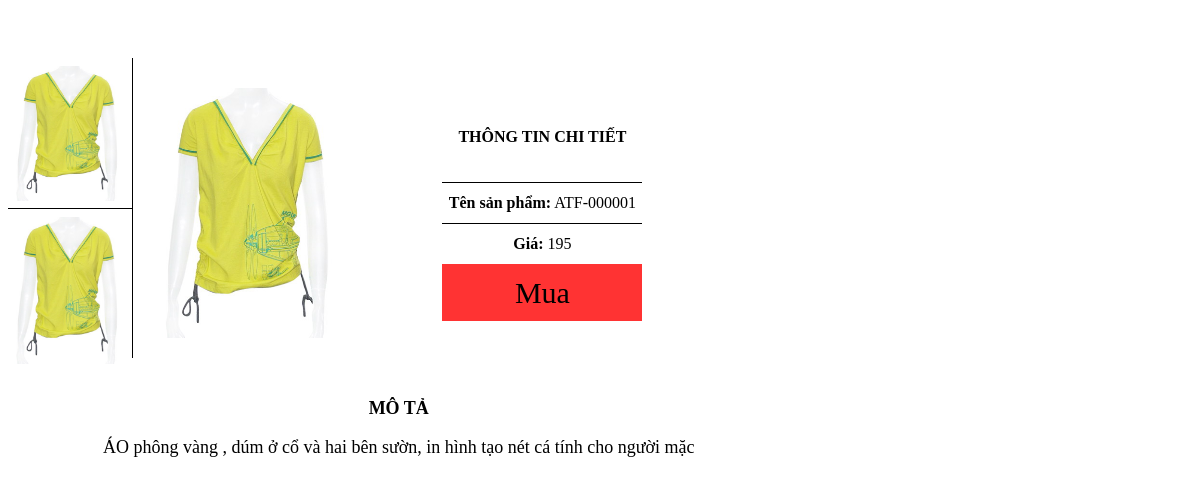
The app's page /chitietsp.php?idsp=1 with its own data.
### tables this page shows
CREATE TABLE IF NOT EXISTS `webtm_sanpham` (
  `idSP` int(12) NOT NULL AUTO_INCREMENT,
  `idLoai` int(12) NOT NULL DEFAULT '0',
  `TenSP` varchar(100) NOT NULL,
  `MoTa` varchar(255) NOT NULL,
  `NgayCapNhat` date NOT NULL DEFAULT '0000-00-00',
  `Gia` int(4) NOT NULL DEFAULT '0',
  `UrlHinh` varchar(255) NOT NULL DEFAULT '',
  `SoLanXem` int(4) DEFAULT '0',
  `SoLuongTonKho` int(4) DEFAULT '0',
  `GhiChu` varchar(255) NOT NULL,
  `SoLanMua` int(4) DEFAULT '0',
  `AnHien` int(1) DEFAULT '1',
  PRIMARY KEY (`idSP`)
);

### chitietsp.php (the view, shortened to what this page needs)
<!DOCTYPE html PUBLIC "-//W3C//DTD XHTML 1.0 Transitional//EN" "http://www.w3.org/TR/xhtml1/DTD/xhtml1-transitional.dtd">
<html xmlns="http://www.w3.org/1999/xhtml">
<head>
</head>
<body>
<center><div id="container" align="center">
<?php
if(isset($_GET['idsp']))
{
	$k=$_GET['idsp'];
	include("dbcon.php");
	$s="select * from webtm_sanpham where idSP=$k";
	$kq=mysql_query($s,$link);
	if($d=mysql_fetch_array($kq))
	{?>
	<div id="leftct">
    	<div id="imgphu">
        	<div id="phu1">
            	<img width="90%" height="90%" style="padding-top:8px;" src="images/<?php echo $d['UrlHinh'] ?>">
            </div>
            <div id="phu2">
            	<img width="90%" height="90%" style="padding-top:8px;" src="images/<?php echo $d['UrlHinh'] ?>">
            </div>
        </div>
    	<div id="imgchinh">
    		<a class="example-image-link" href="images/<?php echo $d['UrlHinh']?>" data-lightbox="example-1"><img class="example-image" src="images/<?php echo $d['UrlHinh'] ?>"></a>
        </div>
    </div>
    <div id="rightct">
    	<div id="info">
        	<b>THÔNG TIN CHI TIẾT</b>
            <div class="sub" align="center" style="border-top:1px solid #000"><strong>Tên sản phẩm:</strong> <?php echo $d['TenSP'] ?></a></div>
            <div class="sub" style="border-bottom:none"><strong>Giá:</strong> <?php echo $d['Gia']?></div>
            <div class="mua"><a href="dathangall.php?idsp=<?php echo $d['idSP'] ?>">Mua</a></div>
        </div>
    </div>
    <div id="mota">
        <B>MÔ TẢ</B>
        <p><?php echo $d['MoTa'] ?></p>
    </div>
	<?php
	}
}
?>
</div></center>
</body>
</html>

### chitietsp.php (style rules this page uses)
#leftct { width:35%; height:300px; float:left; margin-top:50px; //border:1px solid #000; }
#imgphu { width:30%; height:100%; border-right:1px solid #000; float:left; }
#phu1 { height:50%; border-bottom:1px solid #000; }
#imgchinh { width:70%; height:100%; }
#imgchinh img { margin-top:30px; margin-left:10px; width:180px; height:250px; //border:1px solid #000; }
#rightct { width:200px; height:200px; margin-top:120px; margin-left:20px; float:left; }
.sub { width:100%; height:40px; border-bottom:1px solid #000; line-height:40px; }
.mua { background-color:#F33; height:57px; line-height:57px; font-size:30px; }
.mua a { text-decoration:none; color:#000; }
#mota { width:66%; min-height:300px; float:left; padding-top:40px; font-size:18px; }

### records on screen
webtm_sanpham: UrlHinh (picture), TenSP "ATF-000001", Gia "195", MoTa "ÁO phông vàng , dúm ở cổ và hai bên sườn, in hình tạo nét cá tính cho người mặc"
